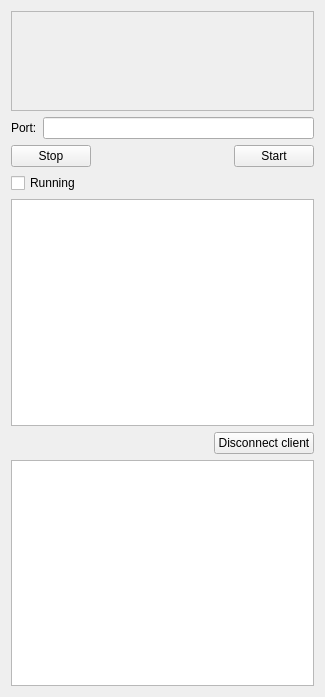
<?xml version="1.0" encoding="UTF-8"?>
<ui version="4.0">
 <class>cls_tcpServer</class>
 <widget class="QWidget" name="cls_tcpServer">
  <property name="geometry">
   <rect>
    <x>0</x>
    <y>0</y>
    <width>325</width>
    <height>697</height>
   </rect>
  </property>
  <property name="windowTitle">
   <string>cls_tcpServer</string>
  </property>
  <layout class="QVBoxLayout" name="verticalLayout">
   <item>
    <widget class="QListWidget" name="lstInterfaces">
     <property name="enabled">
      <bool>false</bool>
     </property>
     <property name="sizePolicy">
      <sizepolicy hsizetype="Expanding" vsizetype="Fixed">
       <horstretch>0</horstretch>
       <verstretch>0</verstretch>
      </sizepolicy>
     </property>
     <property name="minimumSize">
      <size>
       <width>0</width>
       <height>100</height>
      </size>
     </property>
     <property name="maximumSize">
      <size>
       <width>16777215</width>
       <height>100</height>
      </size>
     </property>
    </widget>
   </item>
   <item>
    <layout class="QHBoxLayout" name="horizontalLayout_2">
     <item>
      <widget class="QLabel" name="label">
       <property name="text">
        <string>Port:</string>
       </property>
      </widget>
     </item>
     <item>
      <widget class="QLineEdit" name="lePort"/>
     </item>
    </layout>
   </item>
   <item>
    <layout class="QHBoxLayout" name="horizontalLayout">
     <item>
      <widget class="QPushButton" name="pushButton_2">
       <property name="text">
        <string>Stop</string>
       </property>
      </widget>
     </item>
     <item>
      <spacer name="horizontalSpacer">
       <property name="orientation">
        <enum>Qt::Horizontal</enum>
       </property>
       <property name="sizeHint" stdset="0">
        <size>
         <width>40</width>
         <height>20</height>
        </size>
       </property>
      </spacer>
     </item>
     <item>
      <widget class="QPushButton" name="pushButton">
       <property name="text">
        <string>Start</string>
       </property>
      </widget>
     </item>
    </layout>
   </item>
   <item>
    <layout class="QHBoxLayout" name="horizontalLayout_3">
     <item>
      <widget class="QCheckBox" name="checkBox">
       <property name="text">
        <string>Running</string>
       </property>
      </widget>
     </item>
     <item>
      <spacer name="horizontalSpacer_2">
       <property name="orientation">
        <enum>Qt::Horizontal</enum>
       </property>
       <property name="sizeHint" stdset="0">
        <size>
         <width>40</width>
         <height>20</height>
        </size>
       </property>
      </spacer>
     </item>
    </layout>
   </item>
   <item>
    <widget class="QListWidget" name="lstSockets"/>
   </item>
   <item>
    <layout class="QHBoxLayout" name="horizontalLayout_4">
     <item>
      <spacer name="horizontalSpacer_3">
       <property name="orientation">
        <enum>Qt::Horizontal</enum>
       </property>
       <property name="sizeHint" stdset="0">
        <size>
         <width>40</width>
         <height>20</height>
        </size>
       </property>
      </spacer>
     </item>
     <item>
      <widget class="QPushButton" name="pushButton_3">
       <property name="text">
        <string>Disconnect client</string>
       </property>
      </widget>
     </item>
    </layout>
   </item>
   <item>
    <widget class="QTableWidget" name="tableWidget"/>
   </item>
  </layout>
 </widget>
 <layoutdefault spacing="6" margin="11"/>
 <resources/>
 <connections>
  <connection>
   <sender>pushButton</sender>
   <signal>clicked()</signal>
   <receiver>cls_tcpServer</receiver>
   <slot>StartServer()</slot>
   <hints>
    <hint type="sourcelabel">
     <x>275</x>
     <y>285</y>
    </hint>
    <hint type="destinationlabel">
     <x>454</x>
     <y>370</y>
    </hint>
   </hints>
  </connection>
  <connection>
   <sender>pushButton_2</sender>
   <signal>clicked()</signal>
   <receiver>cls_tcpServer</receiver>
   <slot>StopServer()</slot>
   <hints>
    <hint type="sourcelabel">
     <x>64</x>
     <y>285</y>
    </hint>
    <hint type="destinationlabel">
     <x>5</x>
     <y>258</y>
    </hint>
   </hints>
  </connection>
  <connection>
   <sender>pushButton_3</sender>
   <signal>clicked()</signal>
   <receiver>cls_tcpServer</receiver>
   <slot>DisconnectClient()</slot>
   <hints>
    <hint type="sourcelabel">
     <x>159</x>
     <y>560</y>
    </hint>
    <hint type="destinationlabel">
     <x>281</x>
     <y>516</y>
    </hint>
   </hints>
  </connection>
 </connections>
 <slots>
  <slot>StartServer()</slot>
  <slot>StopServer()</slot>
  <slot>DisconnectClient()</slot>
 </slots>
</ui>
